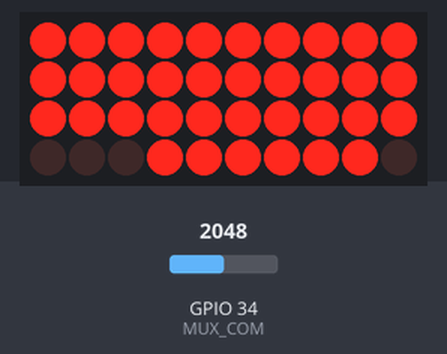
This sketch was run on a simulated ESP32. On the bench: 10×4 LED matrix. Wiring (inferred from the names in the program): LED matrix (orientation assumed): rows GPIO 14, GPIO 25, GPIO 26, GPIO 27; columns GPIO 15, GPIO 2, GPIO 4, GPIO 5, GPIO 18, GPIO 19, GPIO 21, GPIO 22, GPIO 23, GPIO 13. The test bench sets the inputs (shaded band); at power-on: GPIO 34 (MUX_COM) = 2048 (analog values on the 0–4095 scale). WiFi joins after 1.5 s; servers stay silent unless stated; no MQTT or app messages arrive unless stated; what the sketch prints to the serial monitor is not drawn.

Above: at 0.16 s.
At 3.04 s:
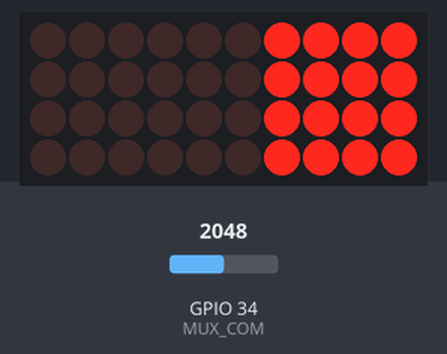
At 4.96 s:
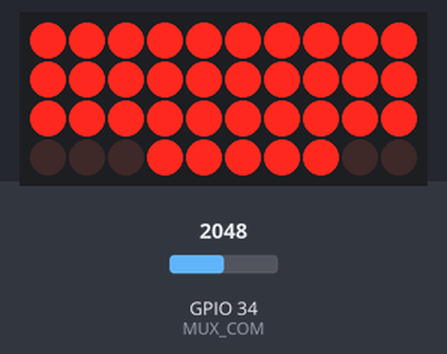
At 12.48 s:
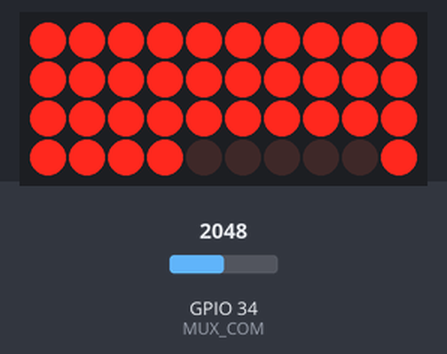
At 20.0 s:
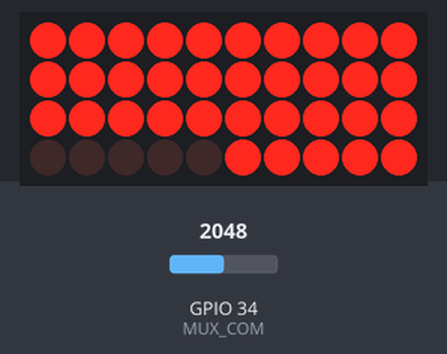
At 39.92 s:
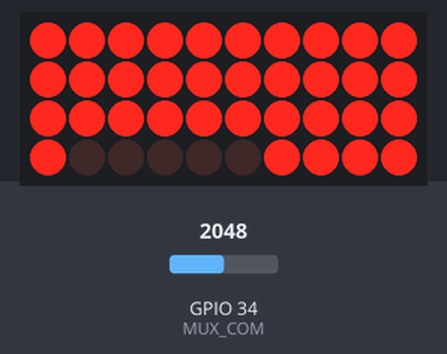

The sketch:

posture_mat_mqtt.ino
```cpp
/*
 * PostureGuard — 10x10 pressure mat → public MQTT broker
 *
 * Scans the mat continuously, averages the scans that fall inside each
 * publish window (less ADC noise), and publishes one frame per window.
 *
 *   <BASE_TOPIC>/frame   102 bytes: 0xAA 0x55 + 100 uint8 taxels (12-bit ADC >> 4)
 *   <BASE_TOPIC>/status  retained JSON {"online","ip","rssi","fps","uptime"}; LWT → online:false
 *
 * Byte order is identical to the direct Wi-Fi sketch (driven column outer, MUX row
 * inner), so the backend and the models see the same layout either way.
 *
 * Hardware (unchanged)
 *   Columns (driven HIGH in turn): GPIO 15, 2, 4, 5, 18, 19, 21, 22, 23, 13
 *   Rows: CD74HC4067 channels 0-8 and 10; S0=14 S1=27 S2=26 S3=25; COM=GPIO 34
 *   GPIO 34 is on ADC1, which keeps working while WiFi is on (ADC2 does not).
 *
 * Library: "PubSubClient" by Nick O'Leary (Arduino Library Manager).
 * Board:   any ESP32 dev module.
 */

#include <WiFi.h>
#include <PubSubClient.h>

// ───────────────────────────── Configure me ─────────────────────────────
const char* WIFI_SSID   = "YOUR_WIFI_SSID";
const char* WIFI_PASS   = "YOUR_WIFI_PASSWORD";

const char* MQTT_HOST   = "broker.hivemq.com";   // public, no login
const uint16_t MQTT_PORT = 1883;
// Public brokers are shared with everyone — make this unique, and set the
// backend's MQTT_BASE_TOPIC to the same string.
const char* BASE_TOPIC  = "postureguard/ipd-mat-01";

const uint16_t PUBLISH_HZ = 20;    // frames per second sent to the broker
// ─────────────────────────────────────────────────────────────────────────

const int NUM_COLS = 10;
const int NUM_ROWS = 10;
const int CELLS = NUM_COLS * NUM_ROWS;

const int COL_PINS[NUM_COLS]     = { 15, 2, 4, 5, 18, 19, 21, 22, 23, 13 };
const int ROW_CHANNELS[NUM_ROWS] = { 0, 1, 2, 3, 4, 5, 6, 7, 8, 10 };
const int MUX_S0 = 14, MUX_S1 = 27, MUX_S2 = 26, MUX_S3 = 25;
const int MUX_COM = 34;

WiFiClient net;
PubSubClient mqtt(net);

char topicFrame[96], topicStatus[96];
char clientId[40];

uint32_t acc[CELLS];          // summed 12-bit readings for the current window
uint16_t scansInWindow = 0;
uint8_t frame[2 + CELLS];

uint32_t lastPublish = 0, lastStatus = 0, lastWifiTry = 0, lastMqttTry = 0;
uint32_t framesSent = 0, framesAtLastStatus = 0;
float sentFps = 0;

inline void setMuxChannel(int ch) {
  digitalWrite(MUX_S0, ch & 1);
  digitalWrite(MUX_S1, (ch >> 1) & 1);
  digitalWrite(MUX_S2, (ch >> 2) & 1);
  digitalWrite(MUX_S3, (ch >> 3) & 1);
}

/** One pass over all 100 cells, added into acc[]. ~2 ms. */
void scanOnce() {
  int i = 0;
  for (int c = 0; c < NUM_COLS; c++) {
    digitalWrite(COL_PINS[c], HIGH);
    delayMicroseconds(6);                 // settle line capacitance
    for (int r = 0; r < NUM_ROWS; r++) {
      setMuxChannel(ROW_CHANNELS[r]);
      delayMicroseconds(8);               // settle the MUX switch
      analogRead(MUX_COM);                // throw-away read: lets the ADC's sample cap catch up
      acc[i++] += analogRead(MUX_COM);
    }
    digitalWrite(COL_PINS[c], LOW);
  }
  scansInWindow++;
}

void publishStatus(bool online) {
  char json[160];
  snprintf(json, sizeof(json),
           "{\"online\":%s,\"ip\":\"%s\",\"rssi\":%d,\"fps\":%.1f,\"uptime\":%lu}",
           online ? "true" : "false", WiFi.localIP().toString().c_str(),
           WiFi.RSSI(), sentFps, (unsigned long)(millis() / 1000));
  mqtt.publish(topicStatus, json, true);
}

void ensureWifi() {
  if (WiFi.status() == WL_CONNECTED) return;
  if (millis() - lastWifiTry < 5000) return;
  lastWifiTry = millis();
  Serial.println("WiFi: connecting…");
  WiFi.disconnect();
  WiFi.begin(WIFI_SSID, WIFI_PASS);
}

void ensureMqtt() {
  if (WiFi.status() != WL_CONNECTED || mqtt.connected()) return;
  if (millis() - lastMqttTry < 3000) return;    // don't hammer the public broker
  lastMqttTry = millis();
  Serial.printf("MQTT: connecting to %s as %s…\n", MQTT_HOST, clientId);
  // Last will: if we drop off, the broker tells everyone we're offline.
  if (mqtt.connect(clientId, nullptr, nullptr, topicStatus, 0, true, "{\"online\":false}")) {
    Serial.println("MQTT: connected");
    publishStatus(true);
  } else {
    Serial.printf("MQTT: failed, state %d\n", mqtt.state());
  }
}

void setup() {
  Serial.begin(115200);

  for (int c = 0; c < NUM_COLS; c++) {
    pinMode(COL_PINS[c], OUTPUT);
    digitalWrite(COL_PINS[c], LOW);
  }
  pinMode(MUX_S0, OUTPUT);
  pinMode(MUX_S1, OUTPUT);
  pinMode(MUX_S2, OUTPUT);
  pinMode(MUX_S3, OUTPUT);
  analogReadResolution(12);
  analogSetAttenuation(ADC_11db);

  frame[0] = 0xAA;
  frame[1] = 0x55;

  snprintf(topicFrame, sizeof(topicFrame), "%s/frame", BASE_TOPIC);
  snprintf(topicStatus, sizeof(topicStatus), "%s/status", BASE_TOPIC);
  uint64_t mac = ESP.getEfuseMac();
  snprintf(clientId, sizeof(clientId), "postureguard-esp32-%04X%08X",
           (uint16_t)(mac >> 32), (uint32_t)mac);

  WiFi.mode(WIFI_STA);
  WiFi.setSleep(false);                 // lower, steadier latency
  WiFi.begin(WIFI_SSID, WIFI_PASS);
  lastWifiTry = millis();

  mqtt.setServer(MQTT_HOST, MQTT_PORT);
  mqtt.setBufferSize(512);              // frame (102 B) + topic + header
  mqtt.setKeepAlive(30);

  memset(acc, 0, sizeof(acc));
  Serial.printf("PostureGuard MQTT — publishing to %s\n", topicFrame);
}

void loop() {
  ensureWifi();
  ensureMqtt();
  mqtt.loop();

  scanOnce();

  const uint32_t now = millis();
  if (now - lastPublish >= 1000UL / PUBLISH_HZ && scansInWindow > 0) {
    lastPublish = now;
    for (int i = 0; i < CELLS; i++) {
      // average of the window, 12-bit → 8-bit (same units as the direct sketch)
      uint32_t v = (acc[i] / scansInWindow) >> 4;
      frame[2 + i] = v > 255 ? 255 : (uint8_t)v;
      acc[i] = 0;
    }
    scansInWindow = 0;
    if (mqtt.connected() && mqtt.publish(topicFrame, frame, sizeof(frame))) framesSent++;
  }

  if (now - lastStatus >= 5000) {
    sentFps = (framesSent - framesAtLastStatus) * 1000.0f / (now - lastStatus);
    framesAtLastStatus = framesSent;
    lastStatus = now;
    if (mqtt.connected()) publishStatus(true);
    Serial.printf("WiFi %s  RSSI %d  MQTT %s  %.1f fps\n",
                  WiFi.status() == WL_CONNECTED ? "up" : "down", WiFi.RSSI(),
                  mqtt.connected() ? "up" : "down", sentFps);
  }

  delay(2);   // ~4 ms per loop → ~10 scans averaged into each 20 Hz frame
}
```
